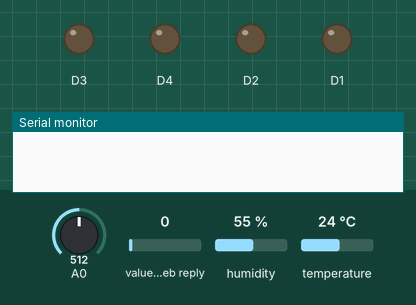
Recording of a sketch running on a simulated ESP8266 (NodeMCU). Parts: output pins drawn as LEDs (lit = HIGH), the last lines printed to the serial monitor. The inputs (shaded band) are chosen by the test bench; at power-on: A0 = 512, value in the web reply 0, humidity 55 %, temperature 24 °C. WiFi joins after 1.5 s; servers stay silent unless stated; web services answer with replies made up by the test bench.

Above: at 0.1 s.
At 2.0 s:
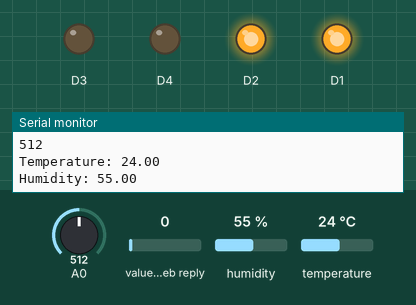
Timing chart, 0 to 3.5 s (numbered marks = the images above):
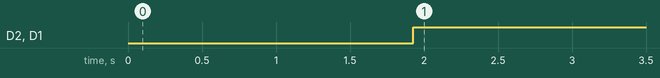

The sketch:

room3.ino
```cpp
#include <ESP8266WiFi.h>
#include <DHT.h>
#include <ThingSpeak.h>
#include <Adafruit_Sensor.h>
#include <Wire.h>
DHT dht(D5, DHT11);

WiFiClient client;

long myChannelNumber = 2103301;
long myChannelNumber2 = 2103305;
const char myWriteAPIKey[] = "TWQVUQYU1DKT5NAK";
const char myWriteAPIKey2[] = "TQ1AI3VW6PB9MGFP";

void setup() {
  // put your setup code here, to run once:
  Serial.begin(9600);
  WiFi.begin("realme 3", "87654321");
  pinMode(D3,OUTPUT);
  pinMode(D4,OUTPUT);
  pinMode(D1,OUTPUT);
  pinMode(D2,OUTPUT);
  pinMode(D0,INPUT);
  while(WiFi.status() != WL_CONNECTED)
  {
    delay(200);
    Serial.print("..");
  }
  Serial.println();
  Serial.println("NodeMCU is connected!");
  Serial.println(WiFi.localIP());
  dht.begin();
  ThingSpeak.begin(client);
}

void loop() {

  float h = dht.readHumidity();
  float t = dht.readTemperature();
  int SensorValue = analogRead(D0);

  int p =ThingSpeak.readFloatField(myChannelNumber, 1);
  if (p==1)
  {

    digitalWrite(D3,HIGH);
    digitalWrite(D4,LOW);
  }
  else
  {
    digitalWrite(D3,LOW);
  }
  Serial.println(SensorValue);
  if ((t>30) or (SensorValue<1000))
  {
    digitalWrite(D2,HIGH);
    digitalWrite(D1,HIGH);
  }
  else
  {
    digitalWrite(D2,LOW);
    digitalWrite(D1,LOW);
  }

  Serial.println("Temperature: " + (String) t);
  Serial.println("Humidity: " + (String) h);

ThingSpeak.writeField(myChannelNumber2, 4, t, myWriteAPIKey2);
ThingSpeak.writeField(myChannelNumber2, 5, h, myWriteAPIKey2);

}
```

Measured:
- by itself, D2, D1: LOW → HIGH at 1.9 s
